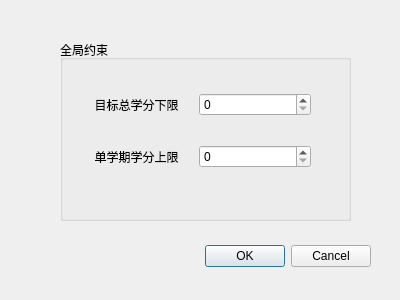
<?xml version="1.0" encoding="UTF-8"?>
<ui version="4.0">
 <class>SettingsDialog</class>
 <widget class="QDialog" name="SettingsDialog">
  <property name="geometry">
   <rect>
    <x>0</x>
    <y>0</y>
    <width>400</width>
    <height>300</height>
   </rect>
  </property>
  <property name="windowTitle">
   <string>Dialog</string>
  </property>
  <widget class="QDialogButtonBox" name="buttonBox">
   <property name="geometry">
    <rect>
     <x>30</x>
     <y>240</y>
     <width>341</width>
     <height>32</height>
    </rect>
   </property>
   <property name="orientation">
    <enum>Qt::Orientation::Horizontal</enum>
   </property>
   <property name="standardButtons">
    <set>QDialogButtonBox::StandardButton::Cancel|QDialogButtonBox::StandardButton::Ok</set>
   </property>
  </widget>
  <widget class="QGroupBox" name="groupBox">
   <property name="geometry">
    <rect>
     <x>60</x>
     <y>40</y>
     <width>291</width>
     <height>181</height>
    </rect>
   </property>
   <property name="title">
    <string>全局约束</string>
   </property>
   <widget class="QWidget" name="">
    <property name="geometry">
     <rect>
      <x>20</x>
      <y>30</y>
      <width>231</width>
      <height>121</height>
     </rect>
    </property>
    <layout class="QGridLayout" name="gridLayout">
     <item row="0" column="0">
      <widget class="QLabel" name="label">
       <property name="text">
        <string>目标总学分下限</string>
       </property>
       <property name="alignment">
        <set>Qt::AlignmentFlag::AlignCenter</set>
       </property>
      </widget>
     </item>
     <item row="0" column="1">
      <widget class="QSpinBox" name="spinBox_totalCredits">
       <property name="maximum">
        <number>500</number>
       </property>
       <property name="displayIntegerBase">
        <number>10</number>
       </property>
      </widget>
     </item>
     <item row="1" column="0">
      <widget class="QLabel" name="label_2">
       <property name="text">
        <string>单学期学分上限</string>
       </property>
       <property name="alignment">
        <set>Qt::AlignmentFlag::AlignCenter</set>
       </property>
      </widget>
     </item>
     <item row="1" column="1">
      <widget class="QSpinBox" name="spinBox_semesterCreditsLimit">
       <property name="maximum">
        <number>500</number>
       </property>
       <property name="displayIntegerBase">
        <number>10</number>
       </property>
      </widget>
     </item>
    </layout>
   </widget>
  </widget>
 </widget>
 <resources/>
 <connections>
  <connection>
   <sender>buttonBox</sender>
   <signal>accepted()</signal>
   <receiver>SettingsDialog</receiver>
   <slot>accept()</slot>
   <hints>
    <hint type="sourcelabel">
     <x>248</x>
     <y>254</y>
    </hint>
    <hint type="destinationlabel">
     <x>157</x>
     <y>274</y>
    </hint>
   </hints>
  </connection>
  <connection>
   <sender>buttonBox</sender>
   <signal>rejected()</signal>
   <receiver>SettingsDialog</receiver>
   <slot>reject()</slot>
   <hints>
    <hint type="sourcelabel">
     <x>316</x>
     <y>260</y>
    </hint>
    <hint type="destinationlabel">
     <x>286</x>
     <y>274</y>
    </hint>
   </hints>
  </connection>
 </connections>
</ui>
